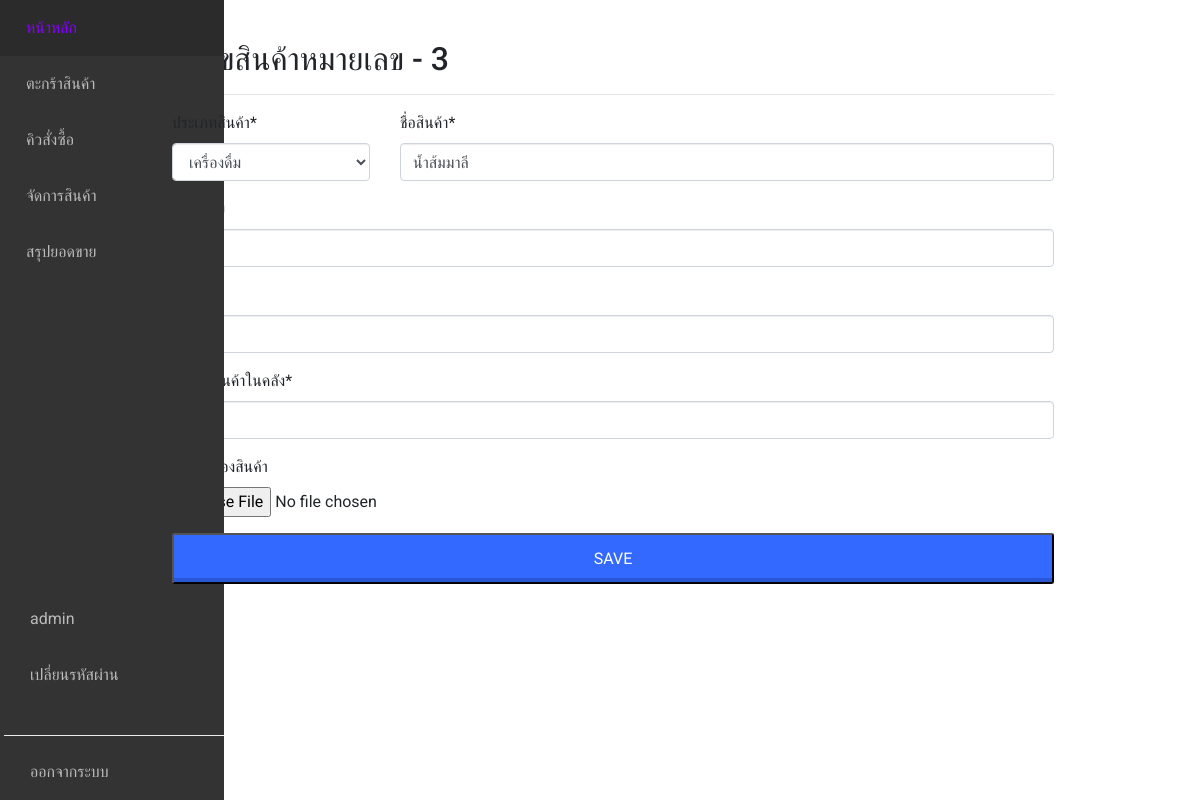
Before: /manage/product/3 (signed in) with the older database file.
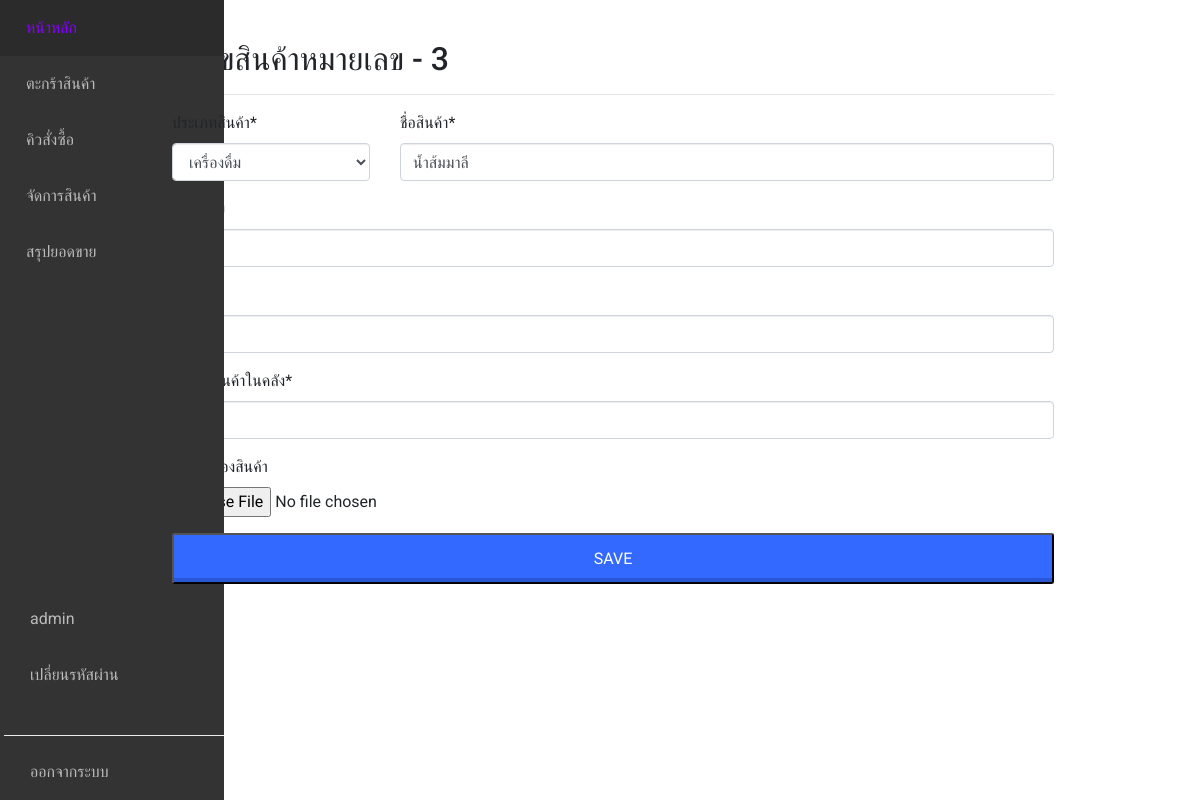
After: the same page with the newer database file.
### main/models.py (models this page shows, shortened)
class Product(models.Model):
    type = models.ForeignKey(Type, on_delete=models.PROTECT,null=True)
    name = models.CharField(max_length=255)
    description = models.CharField(max_length=255,null=True)
    price = models.FloatField()
    stock = models.IntegerField()
    picture = models.ImageField(default='product_pic/default.png',upload_to='product_pic',null=True,blank=True)

### manage/views.py (the view)
# urls.py: path('product/<int:product_id>',views.product_update,name='pup'),
@login_required
@permission_required('main.change_product')
def product_update(request,product_id): #แก้ไขสินค้าโดยใช้ modelForm
    product = get_object_or_404(Product, id=product_id)
    form = ProductForm(request.POST or None ,request.FILES or None , instance=product)
    if form.is_valid():
        product = form.save(commit=False)
        product.save()
        messages.success(request,'แก้ไขสินค้าสำเร็จแล้ว')
        return redirect('manage')
    context = {
        'form':form,
        'number':product.id
    }
    return render(request,'manage/editproduct_form.html',context=context)

### main/forms.py
class ProductForm(forms.ModelForm):
    type = forms.ModelChoiceField(queryset=Type.objects.all(),label='ประเภทสินค้า')
    name = forms.CharField(label='ชื่อสินค้า',required=True)
    description = forms.CharField(label='คำอธิบาย',required=False)
    price = forms.DecimalField(label='ราคา',required=True,min_value=0)
    stock = forms.IntegerField(label='จำนวนสินค้าในคลัง',min_value=0)
    picture = forms.ImageField(label='รูปภาพของสินค้า',widget=forms.FileInput(),required=False)
    class Meta:
        model = Product
        fields = "__all__"

### main/models.py (called while the page is built)
    def __str__(self):
        return self.type_name

### manage/templates/manage/editproduct_form.html (shortened to what this page needs)
{% extends 'base.html' %}
{% load crispy_forms_tags %}
{% block content %}
 <div class="container">
    <h2>แก้ไขสินค้าหมายเลข - {{number}}</h2>
    <hr>
    <form method="POST" enctype="multipart/form-data">
      <div class='row'>
        <div class='col-md-3'>
          {{form.type|as_crispy_field}}
        </div>
        <div class='col-md-9'>
          {{form.name|as_crispy_field}}
        </div>
      </div>
      {{form.description|as_crispy_field}}
      {{form.price|as_crispy_field}}
      {{form.stock|as_crispy_field}}
      {{form.picture|as_crispy_field}}
      <input type="submit" value='Save' class='buttonblue col'>
    </form>
 </div>
{% endblock %}

Changed rows visible on the page:
changed Product "เครื่องดื่ม": stock "5" → "3"
